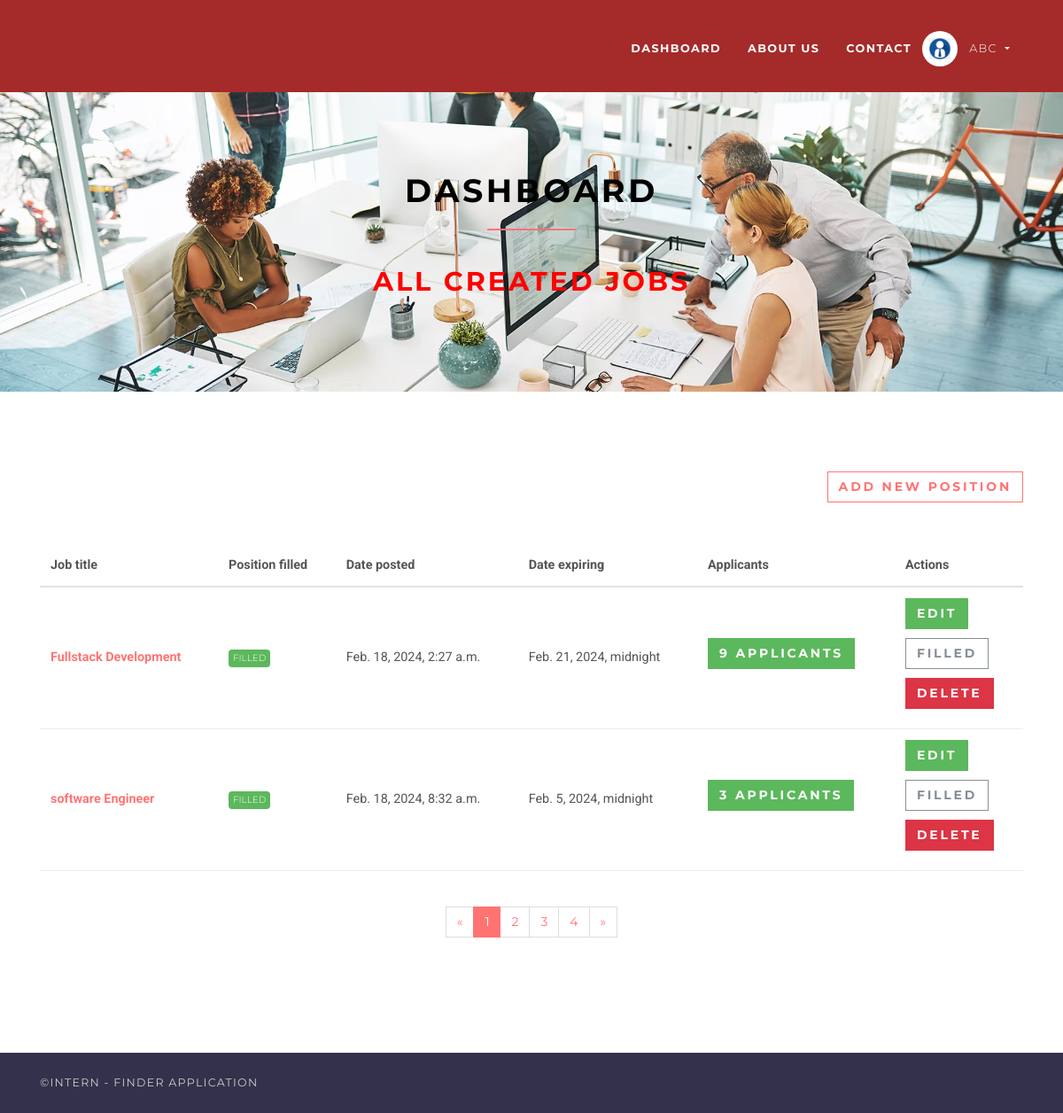
/employer/dashboard (signed in), run on the app's committed database.
### accounts/models.py (models this page shows, shortened)
class User(AbstractUser):
    username = None
    role = models.CharField(max_length=12, error_messages={
        'required': "Role must be provided"
    })
    gender = models.CharField(max_length=10, blank=True, null=True, default="")
    email = models.EmailField(unique=True, blank=False,
                              error_messages={
                                  'unique': "A user with that email already exists.",
                              })
    USERNAME_FIELD = "email"
    REQUIRED_FIELDS = []
    objects = UserManager()

### jobsapp/models.py (models this page shows, shortened)
class Job(models.Model):
    user = models.ForeignKey(User, on_delete=models.CASCADE)
    title = models.CharField(max_length=300)
    description = models.TextField()
    location = models.CharField(max_length=150)
    type = models.CharField(choices=JOB_TYPE, max_length=10)
    category = models.CharField(max_length=100)
    last_date = models.DateTimeField()
    company_name = models.CharField(max_length=100)
    company_description = models.CharField(max_length=300)
    website = models.CharField(max_length=100, default="")
    created_at = models.DateTimeField(default=timezone.now)
    filled = models.BooleanField(default=False)

### jobsapp/views/employer.py (the view)
# urls.py: path('', DashboardView.as_view(), name='employer-dashboard'),
class DashboardView(ListView):
    model = Job
    template_name = 'jobs/employer/dashboard.html'
    context_object_name = 'jobs'
    @method_decorator(login_required(login_url=reverse_lazy('accounts:login')))
    @method_decorator(user_is_employer)
    def dispatch(self, request, *args, **kwargs):
        return super().dispatch(self.request, *args, **kwargs)
    def get_queryset(self):
        return self.model.objects.filter(user_id=self.request.user.id)

### templates/jobs/employer/dashboard.html (shortened to what this page needs)
{% extends 'base.html' %}
{% load static %}
{% block content %}
    <section class="bg-light-gray" style="background-image: url('{% static 'jobs4.jpg' %}');
    /* Adjust background image properties */
    background-size: cover; /* Cover the entire container */
    background-repeat: no-repeat; /* Do not repeat the image */
    background-position: center;">
        <div class="container">
            <div class="row">
                <div class="col-lg-8 mx-auto" >
                    <h1 class="heading" style="color:black;">dashboard</h1>
                    <h2 class="text-center" style="color:red;">All created jobs</h2>
                </div>
            </div>
        </div>
    </section>
    <section >
        <div class="container">
            <div class="row">
                <div class="col-lg-12 text-right mb-5"><a href="{% url 'jobs:employer-jobs-create' %}"
                                                          class="btn btn-outline-white-primary">
                    Add new position</a></div>
                <div class="col-lg-12">
                    <div class="table-responsive">
                        <table class="table table-hover table-client-dashboard">
                            <thead>
                            <tr>
                                <th>Job title</th>
                                <th>Position filled</th>
                                <th>Date posted</th>
                                <th>Date expiring</th>
                                <th>Applicants</th>
                                <th>Actions</th>
                            </tr>
                            </thead>
                            <tbody>
                            {% for job in jobs %}
                                <tr>
                                    <th><a href="{% url 'jobs:jobs-detail' job.id %}">{{ job.title }}</a>
                                    </th>
                                    <td>
                                        {% if job.filled %}
                                            <span class="badge badge-success">Filled</span>
                                        {% else %}
                                            <span class="badge badge-secondary">Not Filled</span>
                                        {% endif %}
                                    </td>
                                    <td>{{ job.created_at }}</td>
                                    <td>{{ job.last_date }}</td>
                                    <td>
                                        <a href="{% url 'jobs:employer-dashboard-applicants' job.id %}"
                                           class="btn btn-success">
                                            {{ job.applicants.count }}
                                            <span class="hidden-xs hidden-sm">Applicants</span>
                                        </a>
                                    </td>
                                    <td>
                                        <a href="{% url 'jobs:edit-job' job.id %}" class="btn btn-success">Edit</a>
                                        <br>
                                        {% if job.filled %}
                                            <a href="{% url 'jobs:job-mark-filled' job.id %}"
                                               class="btn btn-outline-white-secondary">
                                                <span class="hidden-xs hidden-sm">Filled</span>
                                            </a><br>
                                        {% else %}
                                            <a href="{% url 'jobs:job-mark-filled' job.id %}"
                                               class="btn btn-outline-white-secondary">
                                                <span class="hidden-xs hidden-sm">Mark as </span>filled
                                            </a><br>
                                        {% endif %}
                                        <button type="button" class="btn btn-danger" data-toggle="modal" data-target="#deleteModal{{ job.id }}">Delete</button>
                                    </td>
                                </tr>
                            {% endfor %}
                            </tbody>
                        </table>
                    </div>
                    <div class="pages">
                        <nav aria-label="Page navigation example" class="d-flex justify-content-center mt-4 mb-4">
                            <ul class="pagination">
                                <li class="page-item"><a href="#" aria-label="Previous" class="page-link"><span
                                        aria-hidden="true">«</span><span class="sr-only">Previous</span></a></li>
                                <li class="page-item active"><a href="#" class="page-link">1</a></li>
                                <li class="page-item"><a href="#" class="page-link">2</a></li>
                                <li class="page-item"><a href="#" class="page-link">3</a></li>
                                <li class="page-item"><a href="#" class="page-link">4</a></li>
                                <li class="page-item"><a href="#" aria-label="Next" class="page-link"><span
                                        aria-hidden="true">»</span><span class="sr-only">Next</span></a></li>
                            </ul>
                        </nav>
                    </div>
                </div>
            </div>
        </div>
    </section>
{% endblock %}

### templates/base.html (shortened to what this page needs)
{% load static %}
<!DOCTYPE html>
<html>
<head>
    <link rel="stylesheet"
          href="{% static 'vendor/bootstrap/css/bootstrap.min.css' %}">
    <link rel="stylesheet"
          href="{% static 'vendor/font-awesome/css/font-awesome.min.css' %}">
    <link rel="stylesheet"
          href="{% static 'vendor/owl.carousel/assets/owl.carousel.css' %}">
    <link rel="stylesheet"
          href="{% static 'vendor/owl.carousel/assets/owl.theme.default.css' %}">
    <link rel="stylesheet" href="{% static 'css/style.default.css' %}"
          id="theme-stylesheet">
    <link rel="stylesheet" href="{% static 'css/custom.css' %}">
</head>
<body>
<header class="header">
    <nav class="navbar navbar-expand-lg" style="background-color: brown;" >
        <div class="container">
            <div id="navbarSupportedContent" class="collapse navbar-collapse">
                <ul class="navbar-nav ml-auto">
                    <li class="nav-item" >
                        {% if request.user.is_authenticated %}
                            {% if request.user.role == 'employer' %}
                                <a href="{% url 'jobs:employer-dashboard' %}" class="nav-link"><strong>Dashboard</strong></a>
                            {% else %}
                                <a href="/" class="nav-link"><strong>Home</strong></a>
                            {% endif %}
                        {% else %}
                        <a href="/" class="nav-link"><strong>Home</strong></a>
                        {% endif %}
                    </li>
                    <li class="nav-item">
                        <a href="{% url 'jobs:about_us' %}" class="nav-link about-link"><strong>About us</strong></a>
                    </li>
                    <li class="nav-item">
                        <a href="{% url 'jobs:contact_us' %}" class="nav-link contact-link"><strong>Contact</strong></a>
                    </li>
                    {% if request.user.is_authenticated and request.user.role == 'employer' %}
                        <li class="nav-item dropdown">
                            <a id="clientZone" href="#" data-toggle="dropdown"
                               aria-haspopup="true" aria-expanded="false"
                               class="nav-link dropdown-toggle has-img mb-3 mb-lg-0 mt-3 mt-lg-0">
                               <div class="client-menu-image">
                                <div class="inner">
                                    <img src="{% static 'employer.jpg' %}"
                                         alt="company image"
                                         class="img-fluid">
                                </div>
                                </div>
                                {% if request.user.role == 'employee' %}
                                    {{ request.user.first_name }} {{ request.user.last_name }}
                                {% else %}
                                    {{ request.user.first_name }}
                                {% endif %}
                            </a>
                        </li>
                    {% endif %}
                </ul>
            </div>
        </div>
    </nav>
</header>
<div >
    {% block content %} {% endblock %}
</div>
<footer class="footer">
    <div class="footer__copyright">
        <div class="container">
            <div class="row">
                <div class="col-md-6 text-md-left text-center">
                    <p>&copy;INTERN - FINDER APPLICATION</p>
                </div>
            </div>
        </div>
    </div>
</footer>
</body>
</html>

### static/css/style.default.css (style rules this page uses)
html { height:100% }
body { height:100% }
header { z-index:1000 }
section { position:relative;padding-top:90px;padding-bottom:90px }
button { cursor:pointer }
.heading { text-align:center;margin-bottom:40px }
.heading:after { content:" ";display:block;width:100px;height:2px;margin:20px auto 20px;background:#ff7473 }
a,button { -webkit-transition:all .2s ease-out;transition:all .2s ease-out }
.bg-light-gray { background:#fafafa }
.pages { text-align:center }
.badge { text-transform:uppercase;font-weight:300;font-family:"Montserrat",Helvetica,Arial,sans-serif;font-size:0.65rem;padding:5px }
.table { font-size:0.9rem }
.table td,.table th { border-top:none;border-bottom:1px solid #e9ecef }
strong { font-weight:700 }
.header { width:100% }
.navbar { text-transform:uppercase;letter-spacing:0.1em;background:#746EA9;padding-top:0 !important;padding-bottom:0 !important }
.navbar a { font-family:"Montserrat",Helvetica,Arial,sans-serif }
.navbar ul.navbar-nav>li>a:not(.navbar-btn) { color:#fff;font-weight:300;font-family:"Montserrat",Helvetica,Arial,sans-serif;font-size:0.8rem }
@media (min-width: 992px) { .navbar ul.navbar-nav>li>a:not(.navbar-btn) { border-top:5px solid transparent;padding:40px 15px !important;color:#fff;font-weight:300 } }
#clientZone.has-img { position:relative;padding-left:50px !important;border-color:transparent !important }
.client-menu-image { display:inline-block;width:40px;height:40px;line-height:50px;-ms-flex-line-pack:center;align-content:center;border-radius:50%;background:#fff;position:absolute;top:50%;left:-3px;-webkit-transform:translateY(-50%);transform:translateY(-50%) }
.client-menu-image .inner { width:100%;height:100%;display:-webkit-box;display:-ms-flexbox;display:flex;-webkit-box-align:center;-ms-flex-align:center;align-items:center;-webkit-box-pack:center;-ms-flex-pack:center;justify-content:center }
.client-menu-image img { width:60% }
.footer__copyright { background:#34314c;color:#ccc;padding:20px 0;font-size:.7875rem;line-height:28px;font-family:"Montserrat",Helvetica,Arial,sans-serif;text-transform:uppercase;letter-spacing:0.1em }
.footer__copyright p { margin:0 }
.table-client-dashboard th,.table-client-dashboard td { vertical-align:middle !important }
.table-client-dashboard .btn { margin-bottom:10px }
.navbar { padding:.5rem 1rem }
.btn { font-weight:700;font-family:"Montserrat",Helvetica,Arial,sans-serif;border:1px solid transparent;text-transform:uppercase;letter-spacing:0.2em;padding:.375rem .75rem;font-size:.875rem;line-height:1.5;border-radius:0;-webkit-transition:background-color 0.15s ease-in-out,border-color 0.15s ease-in-out,-webkit-box-shadow 0.15s ease-in-out;transition:background-color 0.15s ease-in-out,border-color 0.15s ease-in-out,-webkit-box-shadow 0.15s ease-in-out;transition:background-color 0.15s ease-in-out,border-color 0.15s ease-in-out,box-shadow 0.15s ease-in-out;transition:background-color 0.15s ease-in-out,border-color 0.15s ease-in-out,box-shadow 0.15s ease-in-out,-webkit-box-shadow 0.15s ease-in-out }
.btn-success { color:color-yiq(#5cb85c);background-color:#5cb85c;border-color:#5cb85c }
.btn-danger { color:color-yiq(#dc3545);background-color:#dc3545;border-color:#dc3545 }
.btn-outline-white-primary { color:#ff7473;background-color:#fff;background-image:none;border-color:#ff7473 }
.btn-outline-white-secondary { color:#868e96;background-color:#fff;background-image:none;border-color:#868e96 }
body { font-family:"Roboto",Helvetica,Arial,sans-serif;font-size:.875rem;font-weight:400;line-height:1.5;color:#555;background-color:#fff }
a { color:#ff7473;text-decoration:none }
h1,h2,h3,h4,h5,h6,.h1,.h2,.h3,.h4,.box-simple h3,.box-image .name h3,.box-image-text .top .name h3,.box-image-text .top .name h4,.h5,.h6 { margin-bottom:1rem;font-family:"Montserrat",Helvetica,Arial,sans-serif;font-weight:700;line-height:1.2;color:#555;text-transform:uppercase;letter-spacing:0.1em }
h1,.h1 { font-size:2.275rem }
h2,.h2 { font-size:1.88125rem }
.page-item:first-child .page-link { border-top-left-radius:0rem;border-bottom-left-radius:0rem }
.page-item:last-child .page-link { border-top-right-radius:0rem;border-bottom-right-radius:0rem }
.page-item.active .page-link { color:#fff;background-color:#ff7473;border-color:#ff7473 }
.page-link { padding:.5rem .75rem;line-height:1.25;color:#ff7473;background-color:#fff;border:1px solid #ddd;font-family:"Montserrat",Helvetica,Arial,sans-serif }
.badge-success { color:color-yiq(#5cb85c);background-color:#5cb85c }

### data on the page
User: user.first_name "ABC"
Job: title "Fullstack Development", filled "FILLED", created_at "Feb. 18, 2024, 2:27 a.m.", last_date "Feb. 21, 2024, midnight", applicants.count "9"
Job: title "software Engineer", filled "FILLED", created_at "Feb. 18, 2024, 8:32 a.m.", last_date "Feb. 5, 2024, midnight", applicants.count "3"
